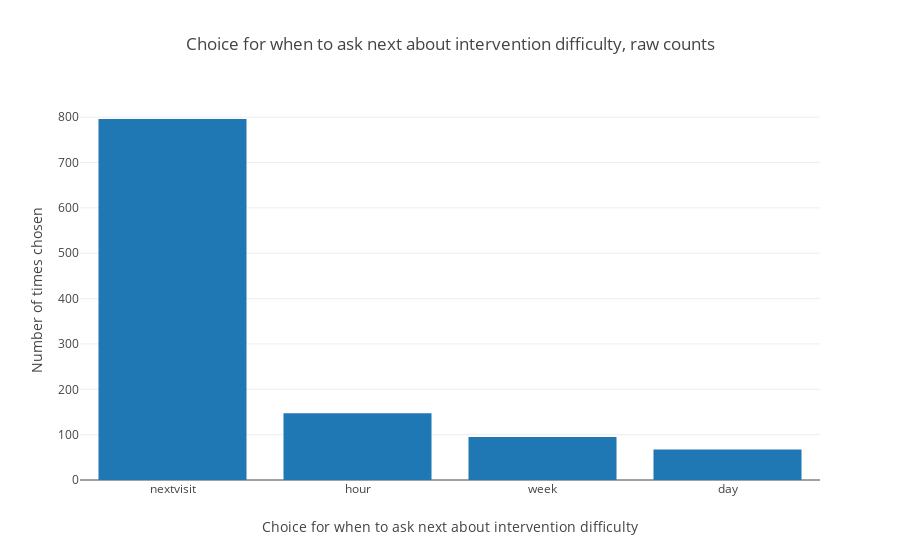

Write notebook code for a chart like this one.
### Code cell
# noexport

plot_survey_choice_counts_raw_per_user()

### Figure 1 — Plotly figure (JSON) as saved in the notebook; plotly's stock layout.template omitted (floating-point values rounded to 4 significant figures)
{"data": [{"type": "bar", "uid": "c31d6b25-c084-4eea-ba35-38d18ee54995", "x": ["nextvisit", "hour", "week", "day"], "y": [796, 147, 95, 67]}], "layout": {"title": {"text": "Choice for when to ask next about intervention difficulty, raw counts"}, "xaxis": {"title": {"text": "Choice for when to ask next about intervention difficulty"}}, "yaxis": {"title": {"text": "Number of times chosen"}}}}
